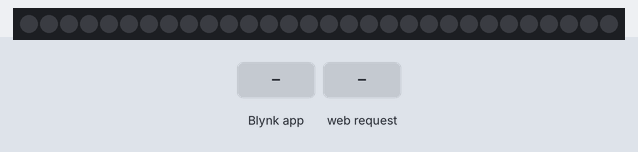
A sketch run on a simulated ESP8266 (NodeMCU). Parts: 30 RGB LEDs in strip order, left to right. The inputs (shaded band) are chosen by the test bench. Dim RGB values are drawn brighter than linear; WiFi joins after 1.5 s; servers stay silent unless stated; what the sketch prints to the serial monitor is not drawn.

Above: at 3.0 s.
3.1 s: Blynk app writes 1 to V2
At 4.2 s:
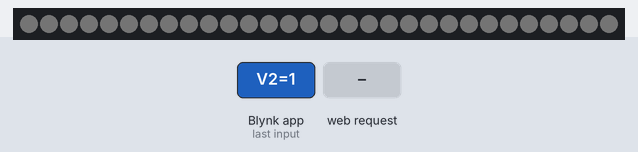
4.6 s: Blynk app writes 200 to V2
At 5.3 s:
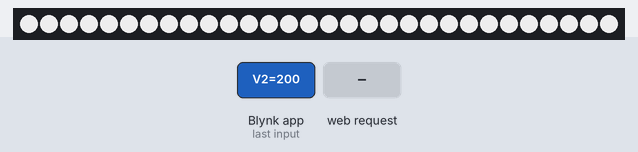
7.6 s: HTTP request GET /LED/off received
At 8.7 s:
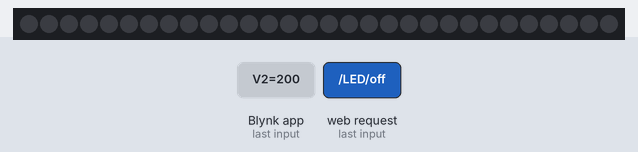
Timing chart, 0 to 10.6 s (numbered marks = the images above; inputs shaded):
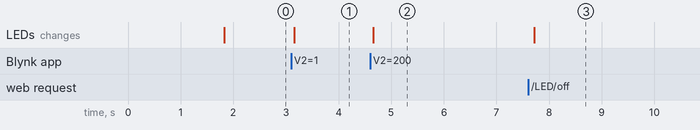

The sketch:

TV_LED_HTTP.ino
```cpp
#include <Adafruit_NeoPixel.h>
#include <SPI.h>
#include <BlynkSimpleEsp8266.h>
#include <ESP8266WiFi.h>

#define PIN D2
#define NUMPIXELS 30
#define BLYNK_PRINT Serial
Adafruit_NeoPixel pixels = Adafruit_NeoPixel(NUMPIXELS, PIN, NEO_GRB + NEO_KHZ800);

char auth[] = "bpyChErG39Ob_MWPksW8sZnNC6DBin7U";
char ssid[] = "Alpha_Home";
char pass[] = "Home123*";
int mode = 0;
int R = 1023;
int G = 1023;
int B = 1023;
String header;
WiFiServer server(80);

void setup()
{
  Serial.begin(9600);
  Blynk.begin(auth, ssid, pass, "192.168.1.107", 8080);
  pixels.begin();

  WiFi.begin(ssid, pass);
  while (WiFi.status() != WL_CONNECTED) {
    delay(500);
   Serial.print(".");
 }
 Serial.println("");
 Serial.println("WiFi connected-->");
 Serial.println("Copy this IP address: ");
 Serial.println(WiFi.localIP());
 server.begin();
}

void loop()
{
  Blynk.run();

  WiFiClient client = server.available();
  if (client) {                             // If a new client connects,
    Serial.println("new client connected");
    String currentLine = "";                // make a String to hold incoming data from the client
    while (client.connected())
      if (client.available()) {
        char c = client.read();
        Serial.write(c);
        header += c;
        if (c == '\n') {
          if (currentLine.length() == 0) {
            client.println("HTTP/1.1 200 OK");
            client.println("Content-type:text/html");
            client.println("Connection: close");
            client.println();

            if (header.indexOf("GET /LED/on") >= 0) {
                pixels.clear();
                for(int i=0;i<NUMPIXELS;i++){
                  pixels.setPixelColor(i, pixels.Color(R,G,B));
                  pixels.show();
                }
                client.println("Turned on");
              }else if (header.indexOf("GET /LED/off") >= 0) {
                  pixels.clear();
                  for(int i=0;i<NUMPIXELS;i++){
                    pixels.setPixelColor(i, pixels.Color(0,0,0));
                    pixels.show();
                  }
                  client.println("Turned off");
                }
                break;
            } else {
              currentLine = "";
            }
          } else if (c != '\r') {
            currentLine += c;
          }
      }
  }

  header = "";
  client.stop();
  Serial.println("Client disconnected");
  Serial.println("");
}

BLYNK_WRITE(V2)
{
  pixels.clear();
  R = param[0].asInt();
  G = param[1].asInt();
  B = param[2].asInt();
  Serial.println(R);
  Serial.println(G);
  Serial.println(B);
  for(int i=0;i<NUMPIXELS;i++){
    pixels.setPixelColor(i, pixels.Color(R,G,B));
    pixels.show();
  }
}
```

Measured:
- after the input at 3.1 s, the LEDs: change after 0.06 s (image 1)
- after the input at 4.6 s, the LEDs: change after 0.06 s (image 2)
- after the input at 7.6 s, the LEDs: change after 0.12 s (image 3)
